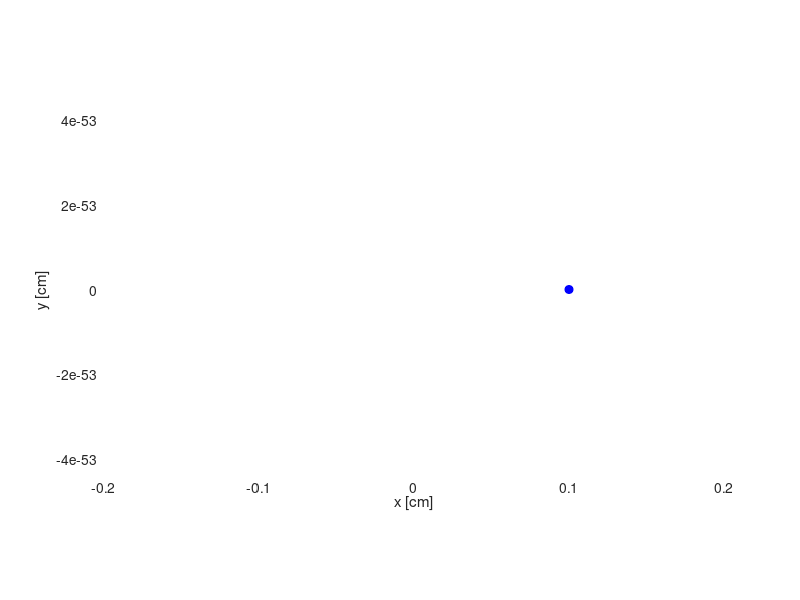

Reproduce this figure in MATLAB.
clear all
close all
clc

%% Verlauf der Rutherfordschen Streuformel

%% Ladung z Proton
zp = 1.602*1e-19;
%% Wasserstoffkern 1 Proton
zwss = 1.602*1e-19;

%% elektrische Ladung
e_l = 1.602*1e-19;
%% Elektrische Feldkonstante
e_0 = 8.854*1e-12;
%% Masse Teilchen in kg
mp = 1.672*1e-27;

%% Geschwindigkeit v in ms
v = 3e8; %Lichtgeschwindigkeit
%% Winkel der Abweichung von 90 Grad bis -90 Grad
winkel = pi/4;
b = ((zp*zwss*e_l^2)/(4*pi*e_0*mp*v^2)).*cot(winkel/2);

%% Male erst Punktladung in blau in Abstand 5 cm vom Koordinatenursprung

xp = 0.1;  % x-Koordinate des Punktes statisch
yp = 0;  % y-Koordinate des Punktes statisch
rp = 0.08;  % Radius des Punktes

figure(1)
fill(xp + rp*cos(linspace(0, 2*pi)), yp + rp*sin(linspace(0, 2*pi)), 'b')
xlim([0 10])
ylim([-30 100])
grid on
xlabel('x [cm]')
ylabel('y [cm]')

xpf = 0;
ypf = b;

r0 = sqrt(xpf^2+ypf^2);
winkelstart = pi/2; % in radiand phi
r_res = sqrt(xp^2 + yp^2) ; % xp const, rres const

for phi = [winkelstart:-pi/100:0]

    r0 = b*(1+cos(phi)/sin(phi)); %betrag
    xpf = r0*sin(phi);
    ypf = b;

    r1 = r0 - r_res;

    Fc = ((e_l^2)/(4*pi*e_0))*(1/r1^2);
    %probieren als richtung
    vy = v*sin(phi)
    grenze = sqrt(r1^2+vy^2);
    % beta = asin((r_res-xpf)/r1);
    % Fcx = Fc*cos(beta);
    % Fcy = Fc*sin(beta);

    if grenze > b
        figure(1)
        clf
        plot(xp,yp,'ob','MarkerFaceColor','b')
        hold on
        plot(xpf,grenze,'or','MarkerFaceColor','r')
        xlim([-2*xp 2*xp])
        ylim([-2*b 2*b])
        grid on
        xlabel('x [cm]')
        ylabel('y [cm]')
    else
        figure(1)
        clf
        plot(xp,yp,'ob','MarkerFaceColor','b')
        hold on
        plot(xpf,ypf,'or','MarkerFaceColor','r')
        xlim([-2*xp 2*xp])
        ylim([-2*b 2*b])
        grid on
        xlabel('x [cm]')
        ylabel('y [cm]')
    end
end